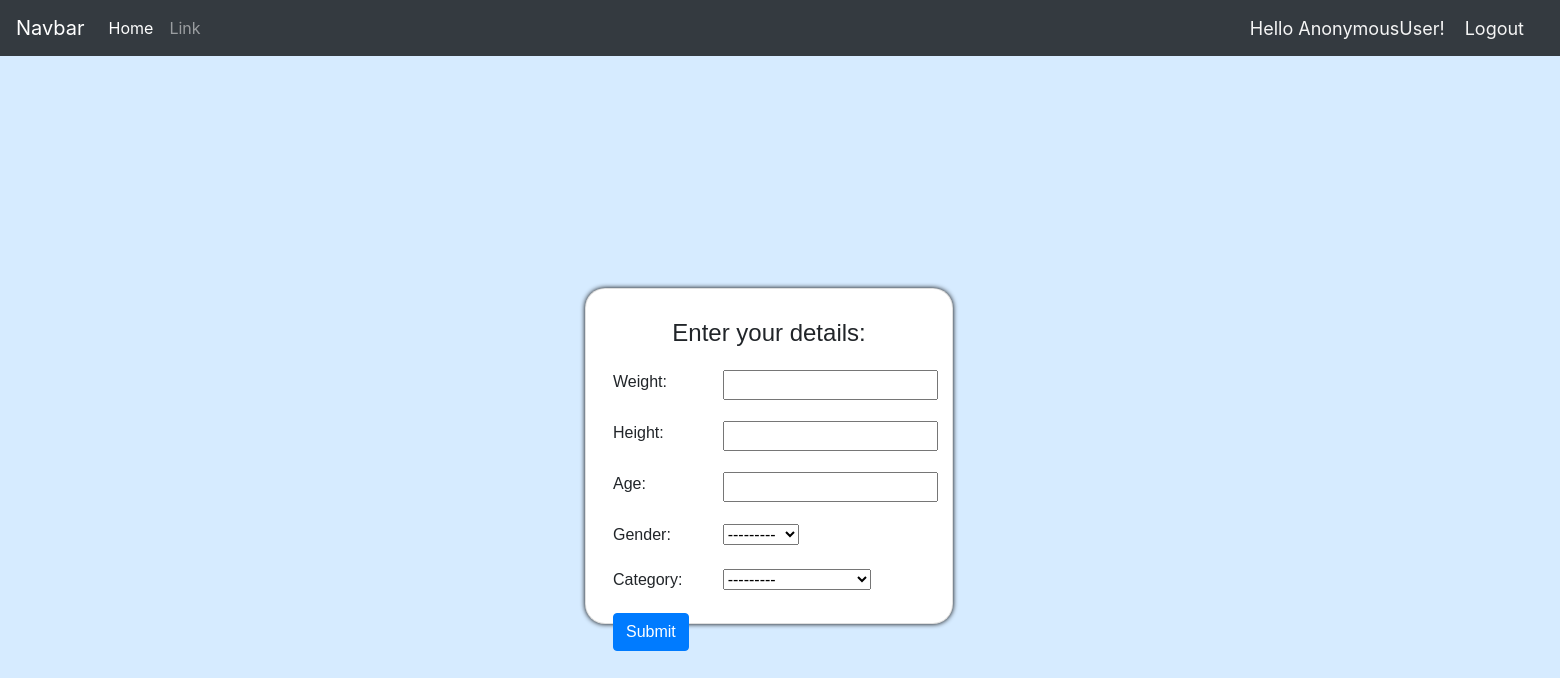
/customer_details/11/, run on an earlier commit of the app's database.
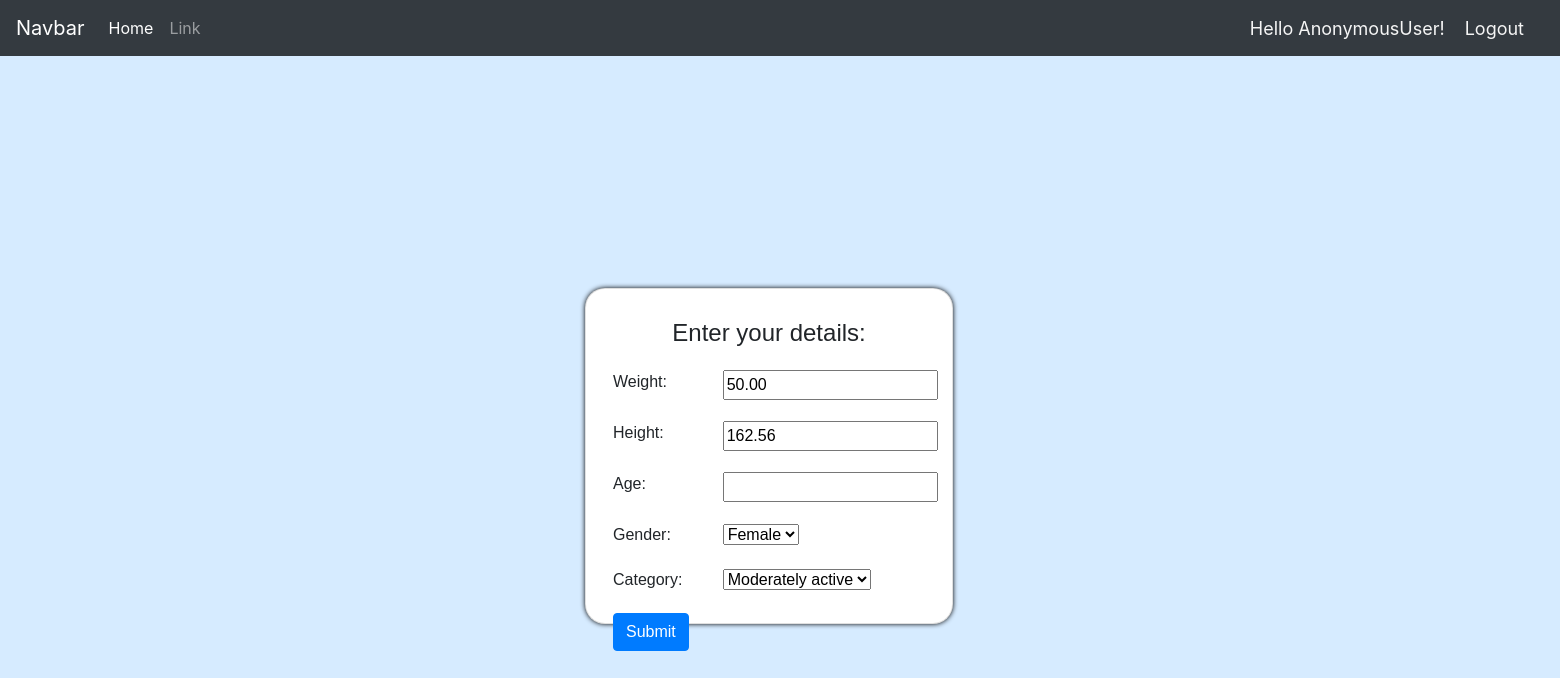
And on a later commit of the database.
### cc/models.py (models this page shows, shortened)
class Customer(models.Model):
    CATEGORY = (
        ('Active','Active'),
        ('Moderately active','Moderately active'),
        ('Inactive','Inactive')
    )
    GENDER = (
        ('Male','Male'),
        ('Female','Female')
    )
    user = models.OneToOneField(User, null=True, on_delete=models.CASCADE)
    name = models.CharField(max_length=200,null=True)
    email = models.CharField(max_length=100,unique=True,null=True)
    date_created = models.DateTimeField(auto_now_add=True)
    age = models.IntegerField(null=True)
    weight = models.DecimalField(max_digits=5,decimal_places=2,null=True)
    height = models.DecimalField(max_digits=5,decimal_places=2,null=True)
    gender = models.CharField(max_length=50, choices=GENDER)
    category = models.CharField(max_length=50, choices=CATEGORY)

### cc/views.py (the view)
# urls.py: path('customer_details/<str:pk>/',views.customerDetails,name="customer_details"),
def customerDetails(request, pk):
    customer = Customer.objects.get(id=pk)
    form = CustomerForm(instance=customer)
    if request.method == "POST":
        form = CustomerForm(request.POST, instance=customer)   #request.POST has all data submitted to customer_details url
        if form.is_valid():                 #is_valid is a method/function to check if form values are valid
            form.save()
            return redirect('home', request.user.customer.id)
    context = {'form':form}
    return render(request,'cc/custom_details.html',context)

### cc/forms.py
class CustomerForm(ModelForm):
    class Meta:
        model = Customer
        fields = ['weight','height','age','gender','category']

### cc/templates/cc/custom_details.html (shortened to what this page needs)
{%  extends 'cc/home.html' %}
{% load static %}
{% block content %}
    <div class="row details">
        <div class="col-md-6">
            <div class="card card-body">
                <h4 class="card-title">Enter your details: </h4>
                <form action="" method="POST">
                    {% for element in form %}
                    <div class="form-group">
                        <div class="row" style="padding: 0px 13px 5px 0px;">
                            <div class="col-sm-4">
                                {{element.label}}:
                            </div>
                            <div class="col-sm-4">
                                {{element}}
                            </div>
                        </div>
                    </div>
                    {% endfor %}
                    <input type="submit" value="Submit" class="btn btn-primary">
                </form>
            </div>
        </div>
    </div>
{% endblock %}

### cc/templates/cc/home.html (shortened to what this page needs)
{% load static %}
<!DOCTYPE html>
<html>
    <head>
        <link rel="stylesheet" href="https://stackpath.bootstrapcdn.com/bootstrap/4.3.1/css/bootstrap.min.css">
        <link rel="stylesheet" type="text/css" href="{% static '/css/main.css' %}">
    </head>
    <body>
        {% include 'cc/navbar.html' %}
        {% block content %}{% endblock %}
    </body>
</html>

### cc/templates/cc/navbar.html (shortened to what this page needs)
<nav class="navbar navbar-expand-lg navbar-dark bg-dark">
    <a class="navbar-brand" href="#">Navbar</a>
    <div class="collapse navbar-collapse" id="navbarSupportedContent">
      <ul class="navbar-nav mr-auto">
        <li class="nav-item active">
          <a class="nav-link" href="{% url 'home' request.user.customer.id %}">Home <span class="sr-only">(current)</span></a>
        </li>
        <li class="nav-item">
          <a class="nav-link" href="{% url 'customer_details' request.user.customer.id %}">Link</a>
        </li>
    </div>
    <span class="msg" style="font-size: 18px; color: whitesmoke; margin-right: 20px;">Hello {{request.user}}!</span>
    <span><a class="msg" href="{% url 'logout' %}" style="font-size: 18px; color: whitesmoke; margin-right: 20px;">Logout</a></span>
  </nav>

### static/css/main.css (style rules this page uses)
.details { height: 100vh; width: 150vw; display: flex; justify-content: center; align-items: center; }
.card-title { padding-top: 10px; padding-bottom: 10px; font-family: sans-serif; }
.card-body { box-shadow: 0 0 5px #000; border-radius: 20px; cursor: pointer; align-items: center; width: 23rem; height: 21rem; font-family: sans-serif; }
body { background-color: rgb(214, 235, 255); }

What changed in the data, as far as the page shows it:
changed Customer: weight (not shown) → "50.00"; height (not shown) → "162.56"; gender "---------" → "Female"; category "---------" → "Moderately active"
